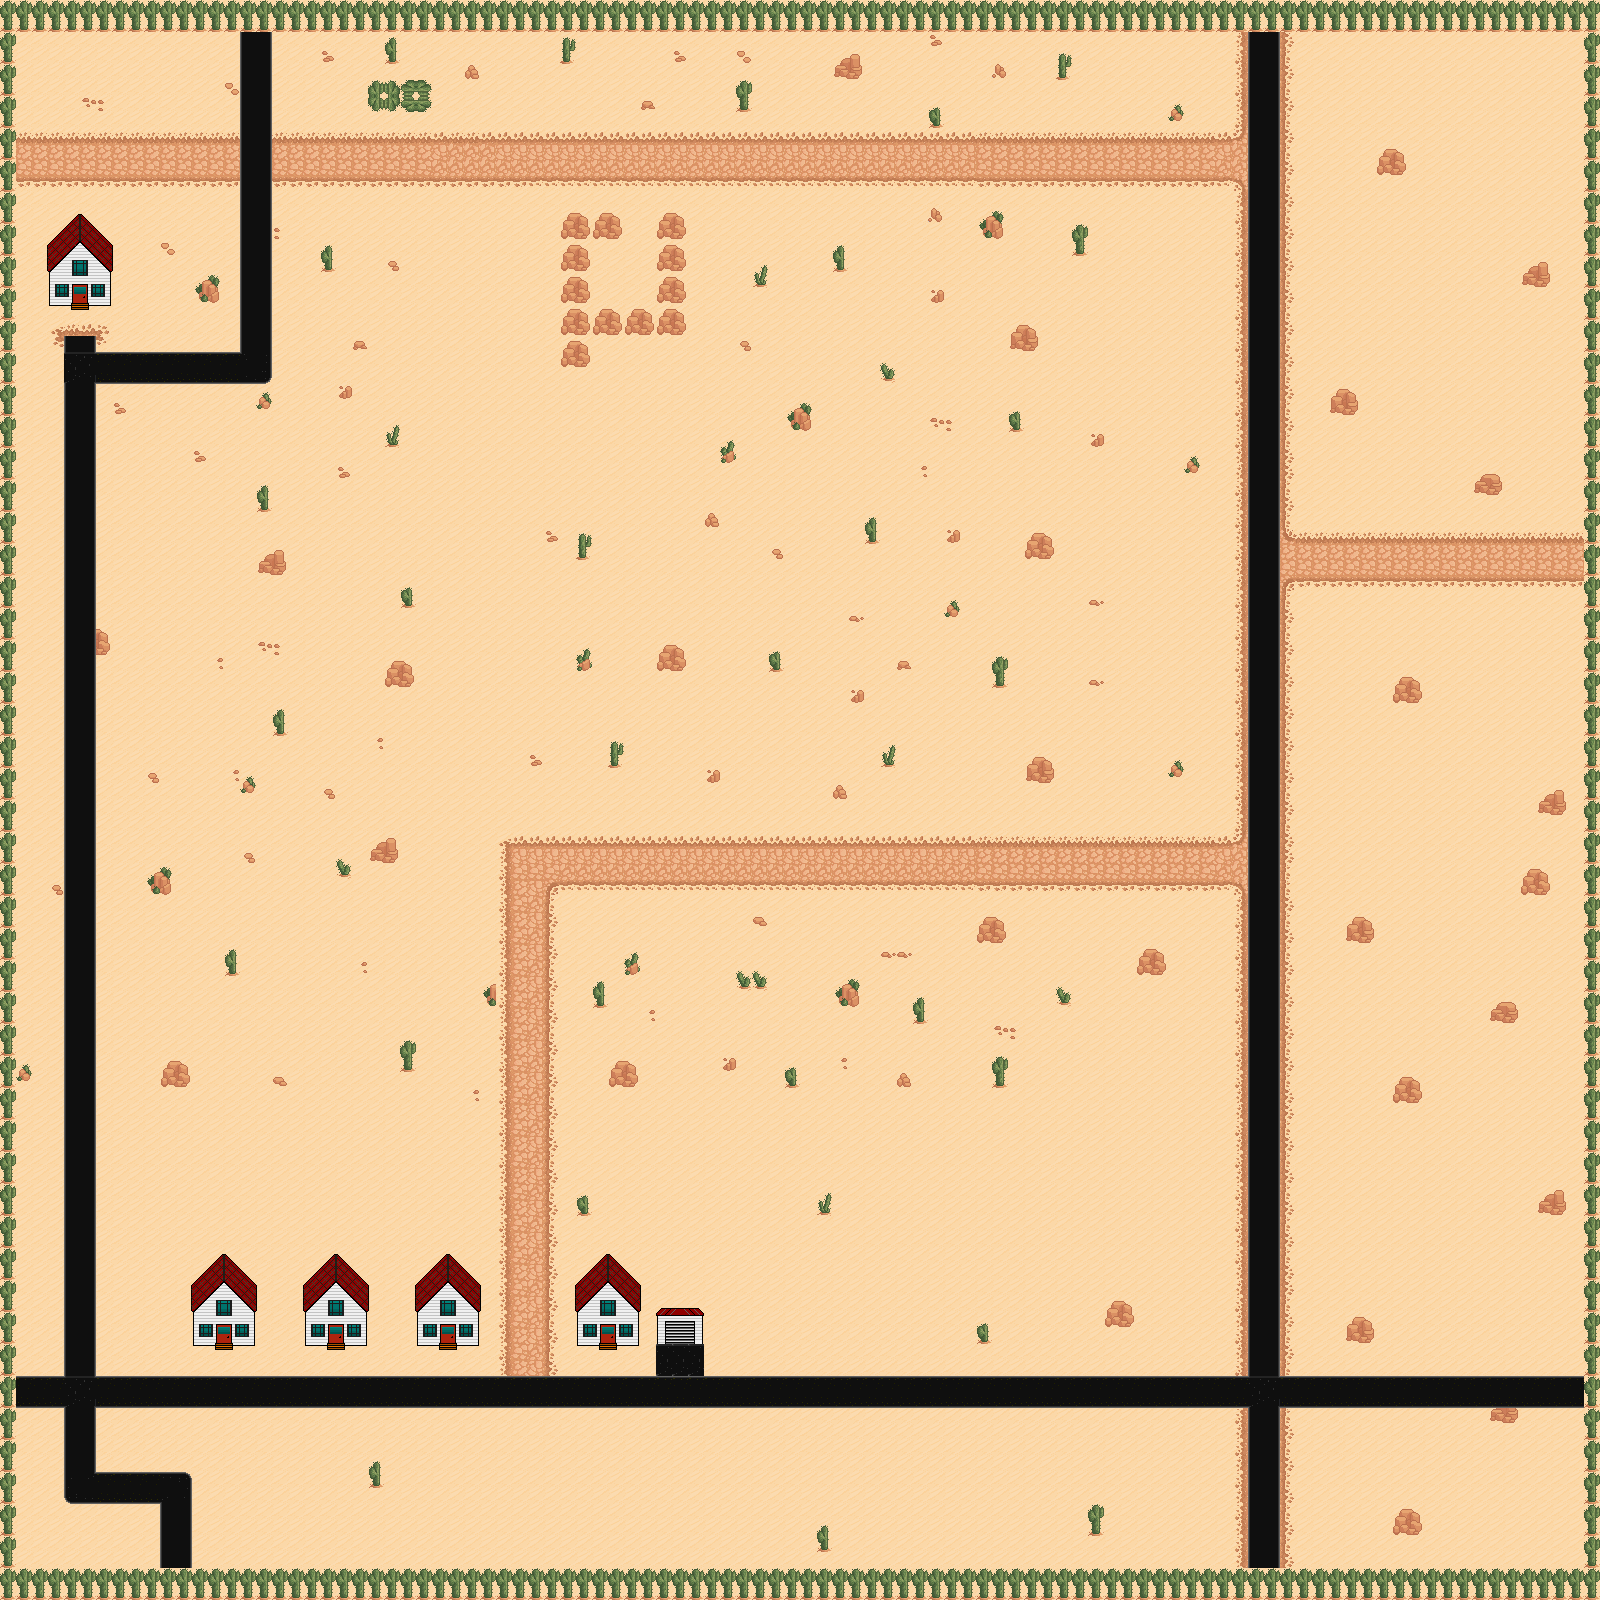

A level layout from a 2D game, rendered from its tile map. Below: a short description, then the map file with tile-grid data replaced by summaries:
An orthogonal 100x100 tile map with 16x16 px tiles, 2 tile layers (sand, onSand) and 62 objects (6x Npc, 5x Zombie, 3x Entrance, 2x Spawner, Player, ...).

<map version="1.2" tiledversion="1.2.4" orientation="orthogonal" renderorder="left-up" width="100" height="100" tilewidth="16" tileheight="16" infinite="0" nextlayerid="3" nextobjectid="4">
 <tileset firstgid="1" name="desert" tilewidth="16" tileheight="16" tilecount="1024" columns="32">
  <image source="../../textures/map/FULL_DESERT_TILESET_WIP.png" width="512" height="512" />
  <tile id="6">
   <objectgroup draworder="index">
    <object id="5" x="0" y="0" width="16" height="16" />
   </objectgroup>
  </tile>
  <tile id="8">
   <objectgroup draworder="index">
    <object id="3" x="0" y="0" width="16" height="16" />
   </objectgroup>
  </tile>
  <tile id="9">
   <objectgroup draworder="index">
    <object id="1" x="0" y="0" width="16" height="16" />
   </objectgroup>
  </tile>
  <tile id="38">
   <objectgroup draworder="index">
    <object id="1" x="0" y="0" width="16" height="16" />
   </objectgroup>
  </tile>
  <tile id="39">
   <objectgroup draworder="index">
    <object id="1" x="0" y="0" width="16" height="16" />
   </objectgroup>
  </tile>
  <tile id="40">
   <objectgroup draworder="index">
    <object id="1" x="0" y="0" width="16" height="16" />
   </objectgroup>
  </tile>
  <tile id="42">
   <objectgroup draworder="index">
    <object id="1" x="0" y="0" width="16" height="16" />
   </objectgroup>
  </tile>
  <tile id="43">
   <objectgroup draworder="index">
    <object id="1" x="0" y="0" width="16" height="16" />
   </objectgroup>
  </tile>
  <tile id="79">
   <objectgroup draworder="index">
    <object id="3" x="0" y="6" width="16" height="10" />
   </objectgroup>
  </tile>
  <tile id="80">
   <objectgroup draworder="index">
    <object id="1" x="0" y="6" width="16" height="10" />
   </objectgroup>
  </tile>
  <tile id="102">
   <objectgroup draworder="index">
    <object id="1" x="0" y="0" width="16" height="16" />
   </objectgroup>
  </tile>
  <tile id="103">
   <objectgroup draworder="index">
    <object id="1" x="0" y="0" width="16" height="16" />
   </objectgroup>
  </tile>
  <tile id="105">
   <objectgroup draworder="index">
    <object id="1" x="0" y="0" width="16" height="16" />
   </objectgroup>
  </tile>
  <tile id="110">
   <objectgroup draworder="index">
    <object id="1" x="0" y="0" width="16" height="16" />
   </objectgroup>
  </tile>
  <tile id="111">
   <objectgroup draworder="index">
    <object id="1" x="0" y="0" width="16" height="16" />
   </objectgroup>
  </tile>
  <tile id="112">
   <objectgroup draworder="index">
    <object id="1" x="0" y="0" width="16" height="16" />
   </objectgroup>
  </tile>
  <tile id="113">
   <objectgroup draworder="index">
    <object id="1" x="0" y="0" width="16" height="16" />
   </objectgroup>
  </tile>
  <tile id="142">
   <objectgroup draworder="index">
    <object id="1" x="0" y="0" width="16" height="16" />
   </objectgroup>
  </tile>
  <tile id="143">
   <objectgroup draworder="index">
    <object id="1" x="0" y="0" width="16" height="16" />
   </objectgroup>
  </tile>
  <tile id="144">
   <objectgroup draworder="index">
    <object id="1" x="0" y="0" width="16" height="16" />
   </objectgroup>
  </tile>
  <tile id="145">
   <objectgroup draworder="index">
    <object id="1" x="0" y="0" width="16" height="16" />
   </objectgroup>
  </tile>
  <tile id="166">
   <objectgroup draworder="index">
    <object id="1" x="0" y="0" width="16" height="16" />
   </objectgroup>
  </tile>
  <tile id="167">
   <objectgroup draworder="index">
    <object id="1" x="0" y="0" width="16" height="16" />
   </objectgroup>
  </tile>
  <tile id="174">
   <objectgroup draworder="index">
    <object id="1" x="0" y="0" width="16" height="16" />
   </objectgroup>
  </tile>
  <tile id="175">
   <objectgroup draworder="index">
    <object id="1" x="0" y="0" width="16" height="16" />
   </objectgroup>
  </tile>
  <tile id="176">
   <objectgroup draworder="index">
    <object id="1" x="0" y="0" width="16" height="16" />
   </objectgroup>
  </tile>
  <tile id="177">
   <objectgroup draworder="index">
    <object id="1" x="0" y="0" width="16" height="16" />
   </objectgroup>
  </tile>
  <tile id="179">
   <objectgroup draworder="index">
    <object id="1" x="0" y="10" width="16" height="6" />
   </objectgroup>
  </tile>
  <tile id="180">
   <objectgroup draworder="index">
    <object id="1" x="0" y="10" width="16" height="6" />
   </objectgroup>
  </tile>
  <tile id="181">
   <objectgroup draworder="index">
    <object id="1" x="0" y="10" width="16" height="6" />
   </objectgroup>
  </tile>
  <tile id="206">
   <objectgroup draworder="index">
    <object id="1" x="0" y="0" width="16" height="16" />
   </objectgroup>
  </tile>
  <tile id="207">
   <objectgroup draworder="index">
    <object id="1" x="0" y="0" width="16" height="16" />
   </objectgroup>
  </tile>
  <tile id="208">
   <objectgroup draworder="index">
    <object id="1" x="0" y="0" width="16" height="16" />
   </objectgroup>
  </tile>
  <tile id="209">
   <objectgroup draworder="index">
    <object id="1" x="0" y="0" width="16" height="16" />
   </objectgroup>
  </tile>
  <tile id="211">
   <objectgroup draworder="index">
    <object id="1" x="0" y="0" width="16" height="16" />
   </objectgroup>
  </tile>
  <tile id="212">
   <objectgroup draworder="index">
    <object id="1" x="0" y="0" width="16" height="16" />
   </objectgroup>
  </tile>
  <tile id="213">
   <objectgroup draworder="index">
    <object id="1" x="0" y="0" width="16" height="16" />
   </objectgroup>
  </tile>
  <tile id="230">
   <objectgroup draworder="index">
    <object id="1" x="0" y="0" width="16" height="16" />
   </objectgroup>
  </tile>
  <tile id="231">
   <objectgroup draworder="index">
    <object id="1" x="0" y="0" width="16" height="16" />
   </objectgroup>
  </tile>
  <tile id="294">
   <objectgroup draworder="index">
    <object id="1" x="0" y="0" width="16" height="16" />
   </objectgroup>
  </tile>
  <tile id="295">
   <objectgroup draworder="index">
    <object id="1" x="0" y="0" width="16" height="16" />
   </objectgroup>
  </tile>
  <tile id="355">
   <objectgroup draworder="index">
    <object id="1" x="0" y="0" width="16" height="16" />
   </objectgroup>
  </tile>
  <tile id="358">
   <objectgroup draworder="index">
    <object id="1" x="0" y="0" width="16" height="16" />
   </objectgroup>
  </tile>
  <tile id="359">
   <objectgroup draworder="index">
    <object id="1" x="0" y="0" width="16" height="16" />
   </objectgroup>
  </tile>
 </tileset>
 <layer id="1" name="sand" width="100" height="100">
  <data>[10000 cells, 10000 non-empty, 1 distinct tile ids]</data>
 </layer>
 <layer id="2" name="onSand" width="100" height="100">
  <data>[10000 cells, 2645 non-empty, 147 distinct tile ids]</data>
 </layer>
 <objectgroup id="3" name="gameObjects">
  <object id="25" type="Entrance" x="1541.63" y="534.619" width="33.4985" height="52" rotation="-0.659027" />
  <object id="27" type="Entrance" x="1227.49" y="34.5512" width="67.5423" height="36.1621" rotation="-0.659027">
   <properties>
    <property name="gotoScene" type="file" value="../desert.xml" />
   </properties>
  </object>
  <object id="28" type="Entrance" x="1213.63" y="1518.62" width="83.4492" height="36.1621" rotation="-0.659027">
   <properties>
    <property name="gotoScene" type="file" value="../mainMenu.xml" />
   </properties>
  </object>
  <object id="45" type="Npc" x="581" y="198">
   <point />
  </object>
  <object id="48" type="Npc" x="620" y="289">
   <point />
  </object>
  <object id="49" type="Npc" x="683" y="196.5">
   <point />
  </object>
  </objectgroup>
</map>
<!-- 12 of 62 objects omitted -->
